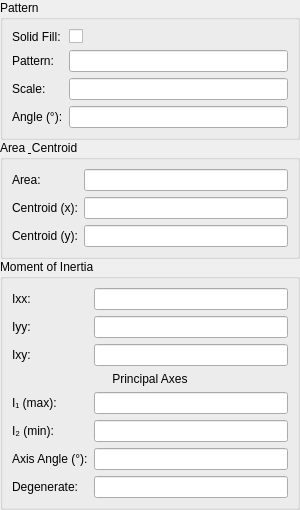
<?xml version="1.0" encoding="UTF-8"?>
<ui version="4.0">
 <class>LC_HatchPropertiesEditingWidget</class>
 <widget class="QWidget" name="LC_HatchPropertiesEditingWidget">
  <property name="geometry">
   <rect>
    <x>0</x>
    <y>0</y>
    <width>300</width>
    <height>420</height>
   </rect>
  </property>
  <property name="windowTitle">
   <string>Form</string>
  </property>
  <layout class="QVBoxLayout" name="verticalLayout">
   <property name="leftMargin">
    <number>0</number>
   </property>
   <property name="topMargin">
    <number>0</number>
   </property>
   <property name="rightMargin">
    <number>0</number>
   </property>
   <property name="bottomMargin">
    <number>0</number>
   </property>
   <property name="spacing">
    <number>0</number>
   </property>
   <item>
    <widget class="QGroupBox" name="gbPattern">
     <property name="title">
      <string>Pattern</string>
     </property>
     <layout class="QGridLayout" name="gridPattern" columnstretch="0,5">
      <item row="0" column="0">
       <widget class="QLabel" name="lSolid">
        <property name="text">
         <string>Solid Fill:</string>
        </property>
       </widget>
      </item>
      <item row="0" column="1">
       <widget class="QCheckBox" name="cbSolid">
        <property name="toolTip">
         <string>Toggle solid fill (no pattern)</string>
        </property>
        <property name="text">
         <string/>
        </property>
       </widget>
      </item>
      <item row="1" column="0">
       <widget class="QLabel" name="lPattern">
        <property name="text">
         <string>Pattern:</string>
        </property>
       </widget>
      </item>
      <item row="1" column="1">
       <widget class="QLineEdit" name="lePattern">
        <property name="toolTip">
         <string>Hatch pattern name</string>
        </property>
        <property name="readOnly">
         <bool>true</bool>
        </property>
       </widget>
      </item>
      <item row="2" column="0">
       <widget class="QLabel" name="lScale">
        <property name="text">
         <string>Scale:</string>
        </property>
       </widget>
      </item>
      <item row="2" column="1">
       <widget class="QLineEdit" name="leScale">
        <property name="minimumSize">
         <size>
          <width>64</width>
          <height>0</height>
         </size>
        </property>
        <property name="toolTip">
         <string>Hatch pattern scale factor</string>
        </property>
       </widget>
      </item>
      <item row="3" column="0">
       <widget class="QLabel" name="lAngle">
        <property name="toolTip">
         <string>in degrees</string>
        </property>
        <property name="text">
         <string>Angle (°):</string>
        </property>
       </widget>
      </item>
      <item row="3" column="1">
       <widget class="QLineEdit" name="leAngle">
        <property name="minimumSize">
         <size>
          <width>64</width>
          <height>0</height>
         </size>
        </property>
        <property name="toolTip">
         <string>Hatch pattern rotation angle, degrees</string>
        </property>
       </widget>
      </item>
     </layout>
    </widget>
   </item>
   <item>
    <widget class="QGroupBox" name="gbArea">
     <property name="title">
      <string>Area &amp; Centroid</string>
     </property>
     <layout class="QGridLayout" name="gridArea" columnstretch="0,5">
      <item row="0" column="0">
       <widget class="QLabel" name="lArea">
        <property name="text">
         <string>Area:</string>
        </property>
       </widget>
      </item>
      <item row="0" column="1">
       <widget class="QLineEdit" name="leArea">
        <property name="toolTip">
         <string>Total enclosed area of the hatch region</string>
        </property>
        <property name="readOnly">
         <bool>true</bool>
        </property>
       </widget>
      </item>
      <item row="1" column="0">
       <widget class="QLabel" name="lCentroidX">
        <property name="text">
         <string>Centroid (x):</string>
        </property>
       </widget>
      </item>
      <item row="1" column="1">
       <widget class="QLineEdit" name="leCentroidX">
        <property name="toolTip">
         <string>X coordinate of centroid</string>
        </property>
        <property name="readOnly">
         <bool>true</bool>
        </property>
       </widget>
      </item>
      <item row="2" column="0">
       <widget class="QLabel" name="lCentroidY">
        <property name="text">
         <string>Centroid (y):</string>
        </property>
       </widget>
      </item>
      <item row="2" column="1">
       <widget class="QLineEdit" name="leCentroidY">
        <property name="toolTip">
         <string>Y coordinate of centroid</string>
        </property>
        <property name="readOnly">
         <bool>true</bool>
        </property>
       </widget>
      </item>
     </layout>
    </widget>
   </item>
   <item>
    <widget class="QGroupBox" name="gbMoments">
     <property name="title">
      <string>Moment of Inertia</string>
     </property>
     <layout class="QGridLayout" name="gridMoments" columnstretch="0,5">
      <item row="0" column="0">
       <widget class="QLabel" name="lIxx">
        <property name="toolTip">
         <string>Second moment about x-axis (central): ∬(x−cx)² dA</string>
        </property>
        <property name="text">
         <string>Ixx:</string>
        </property>
       </widget>
      </item>
      <item row="0" column="1">
       <widget class="QLineEdit" name="leIxx">
        <property name="toolTip">
         <string>Second central moment about x-axis: ∬(x−cx)² dA</string>
        </property>
        <property name="readOnly">
         <bool>true</bool>
        </property>
       </widget>
      </item>
      <item row="1" column="0">
       <widget class="QLabel" name="lIyy">
        <property name="toolTip">
         <string>Second moment about y-axis (central): ∬(y−cy)² dA</string>
        </property>
        <property name="text">
         <string>Iyy:</string>
        </property>
       </widget>
      </item>
      <item row="1" column="1">
       <widget class="QLineEdit" name="leIyy">
        <property name="toolTip">
         <string>Second central moment about y-axis: ∬(y−cy)² dA</string>
        </property>
        <property name="readOnly">
         <bool>true</bool>
        </property>
       </widget>
      </item>
      <item row="2" column="0">
       <widget class="QLabel" name="lIxy">
        <property name="toolTip">
         <string>Product moment of area (central): ∬(x−cx)(y−cy) dA</string>
        </property>
        <property name="text">
         <string>Ixy:</string>
        </property>
       </widget>
      </item>
      <item row="2" column="1">
       <widget class="QLineEdit" name="leIxy">
        <property name="toolTip">
         <string>Product of area central moment: ∬(x−cx)(y−cy) dA</string>
        </property>
        <property name="readOnly">
         <bool>true</bool>
        </property>
       </widget>
      </item>
      <item row="3" column="0" colspan="2">
       <widget class="QLabel" name="lPrincipal">
        <property name="text">
         <string>Principal Axes</string>
        </property>
        <property name="alignment">
         <set>Qt::AlignCenter</set>
        </property>
       </widget>
      </item>
      <item row="4" column="0">
       <widget class="QLabel" name="lI1">
        <property name="toolTip">
         <string>Maximum principal second moment of area</string>
        </property>
        <property name="text">
         <string>I₁ (max):</string>
        </property>
       </widget>
      </item>
      <item row="4" column="1">
       <widget class="QLineEdit" name="leI1">
        <property name="toolTip">
         <string>Maximum principal second moment of area</string>
        </property>
        <property name="readOnly">
         <bool>true</bool>
        </property>
       </widget>
      </item>
      <item row="5" column="0">
       <widget class="QLabel" name="lI2">
        <property name="toolTip">
         <string>Minimum principal second moment of area</string>
        </property>
        <property name="text">
         <string>I₂ (min):</string>
        </property>
       </widget>
      </item>
      <item row="5" column="1">
       <widget class="QLineEdit" name="leI2">
        <property name="toolTip">
         <string>Minimum principal second moment of area</string>
        </property>
        <property name="readOnly">
         <bool>true</bool>
        </property>
       </widget>
      </item>
      <item row="6" column="0">
       <widget class="QLabel" name="lPrincipalAngle">
        <property name="toolTip">
         <string>in degrees</string>
        </property>
        <property name="text">
         <string>Axis Angle (°):</string>
        </property>
       </widget>
      </item>
      <item row="6" column="1">
       <widget class="QLineEdit" name="lePrincipalAngle">
        <property name="toolTip">
         <string>Angle of the minimum principal axis from the x-axis, degrees</string>
        </property>
        <property name="readOnly">
         <bool>true</bool>
        </property>
       </widget>
      </item>
      <item row="7" column="0">
       <widget class="QLabel" name="lDegenerate">
        <property name="toolTip">
         <string>Indicates if the moment of inertia matrix is degenerate (I₁ ≈ I₂)</string>
        </property>
        <property name="text">
         <string>Degenerate:</string>
        </property>
       </widget>
      </item>
      <item row="7" column="1">
       <widget class="QLineEdit" name="leDegenerate">
        <property name="toolTip">
         <string>Shows whether the shape has rotational symmetry (any axis is principal)</string>
        </property>
        <property name="readOnly">
         <bool>true</bool>
        </property>
       </widget>
      </item>
     </layout>
    </widget>
   </item>
  </layout>
 </widget>
 <resources/>
 <connections/>
</ui>
